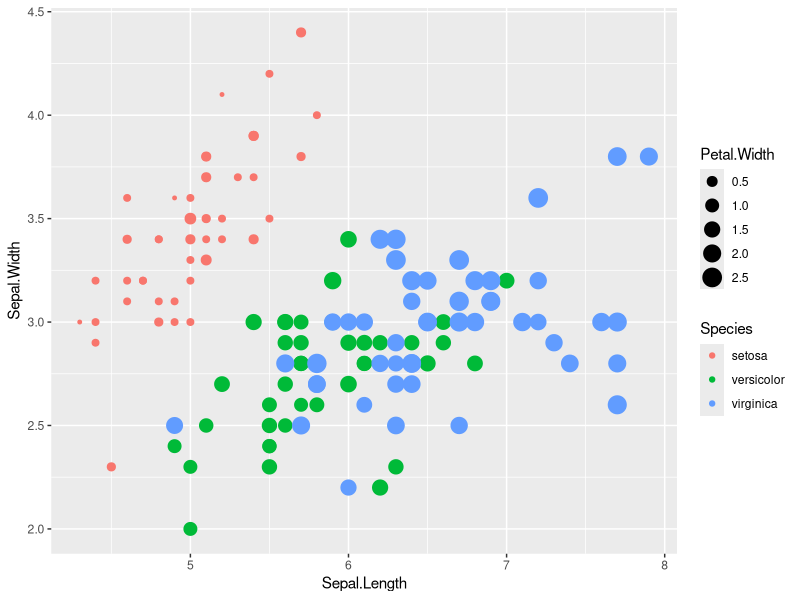
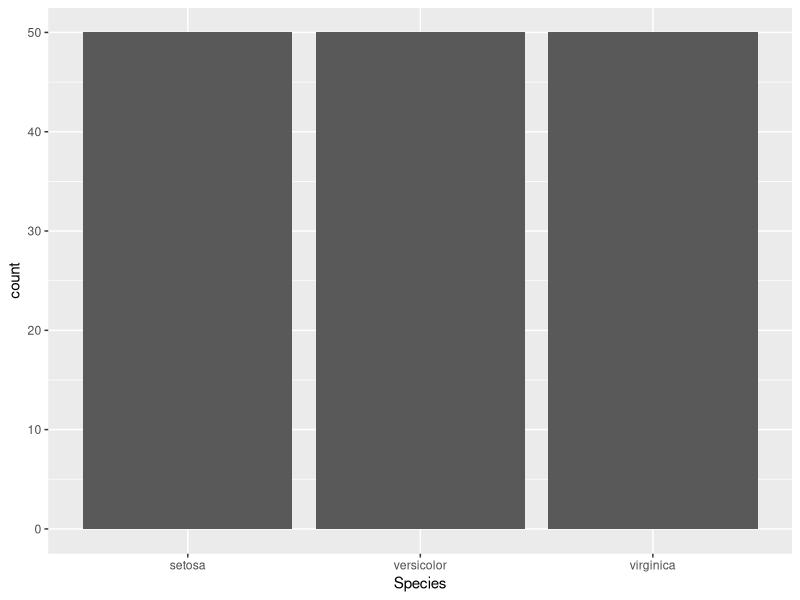
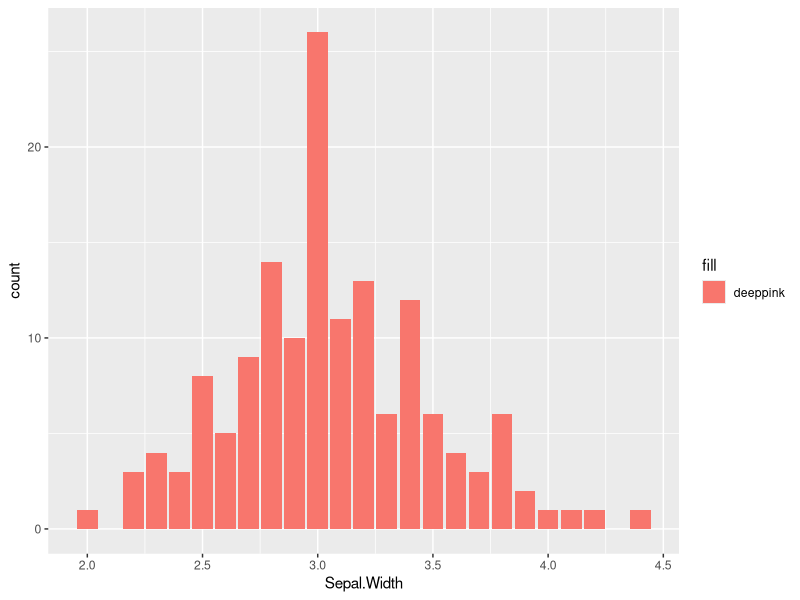
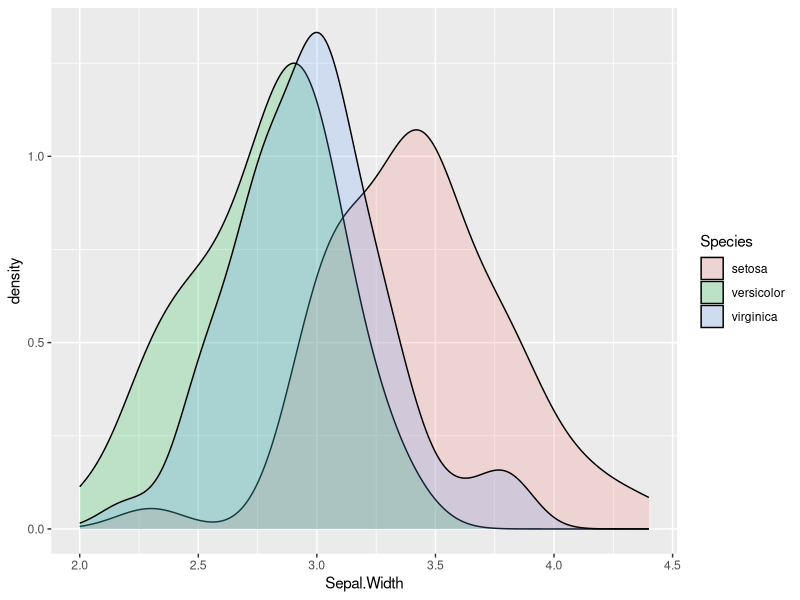
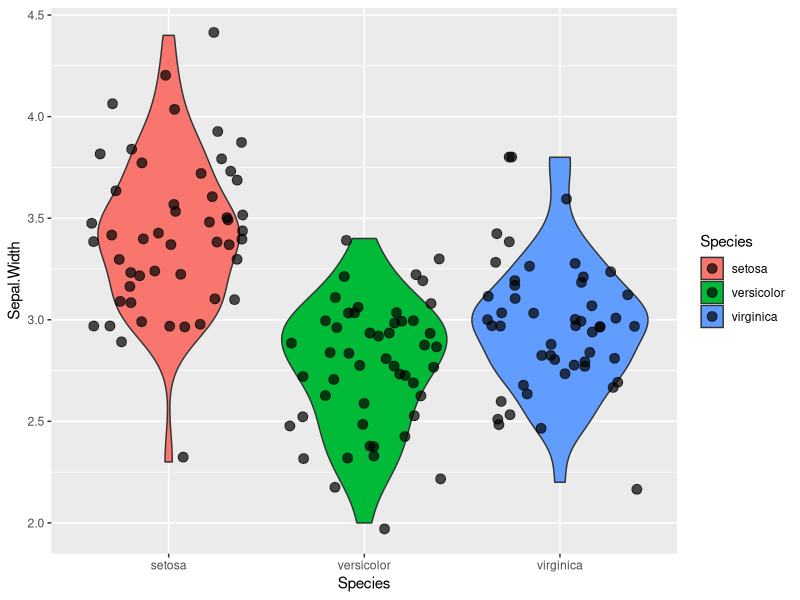

These charts were generated, in order, by the following R code:
iris <- iris

library(ggplot2)

ggplot(data = iris, mapping = aes(x = Sepal.Length, y = Sepal.Width, color = Species, size = Petal.Width)) +
  geom_point()

ggplot(data = iris, mapping = aes(x = Species)) +
  geom_bar()

ggplot(data = iris, mapping = aes(x = Sepal.Width, fill = "deeppink")) +
  geom_bar()

ggplot(data = iris, mapping = aes(x = Sepal.Width, fill = Species)) +
  geom_density(alpha = 0.2)

ggplot(data = iris, mapping = aes(x = Species, y = Sepal.Width, fill = Species)) +
  geom_violin() +
  geom_jitter(color = 'black', alpha = 0.7, size = 3)






  
